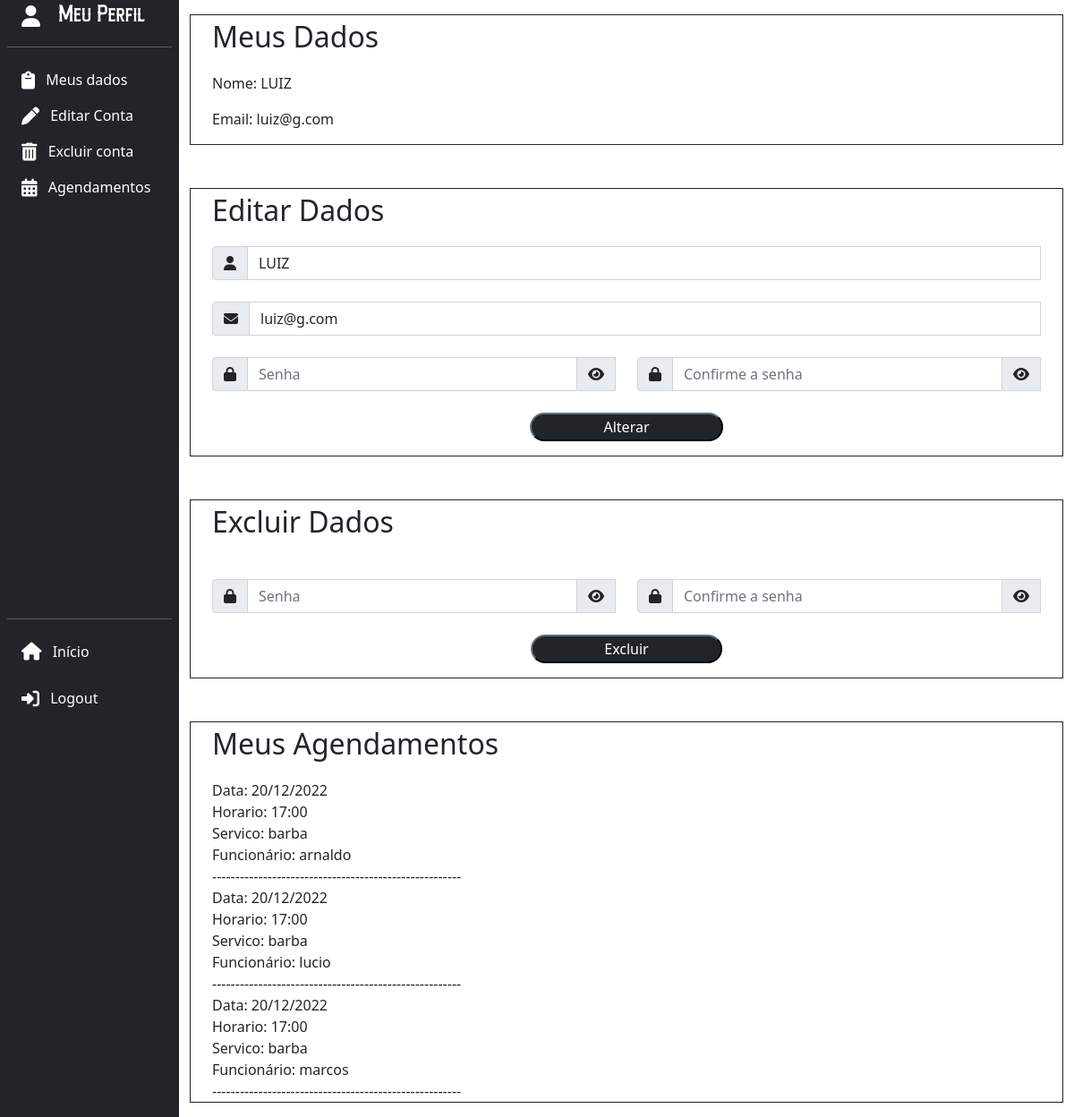
/php/perfilcliente.php (signed in), run on an earlier commit of the app's database.
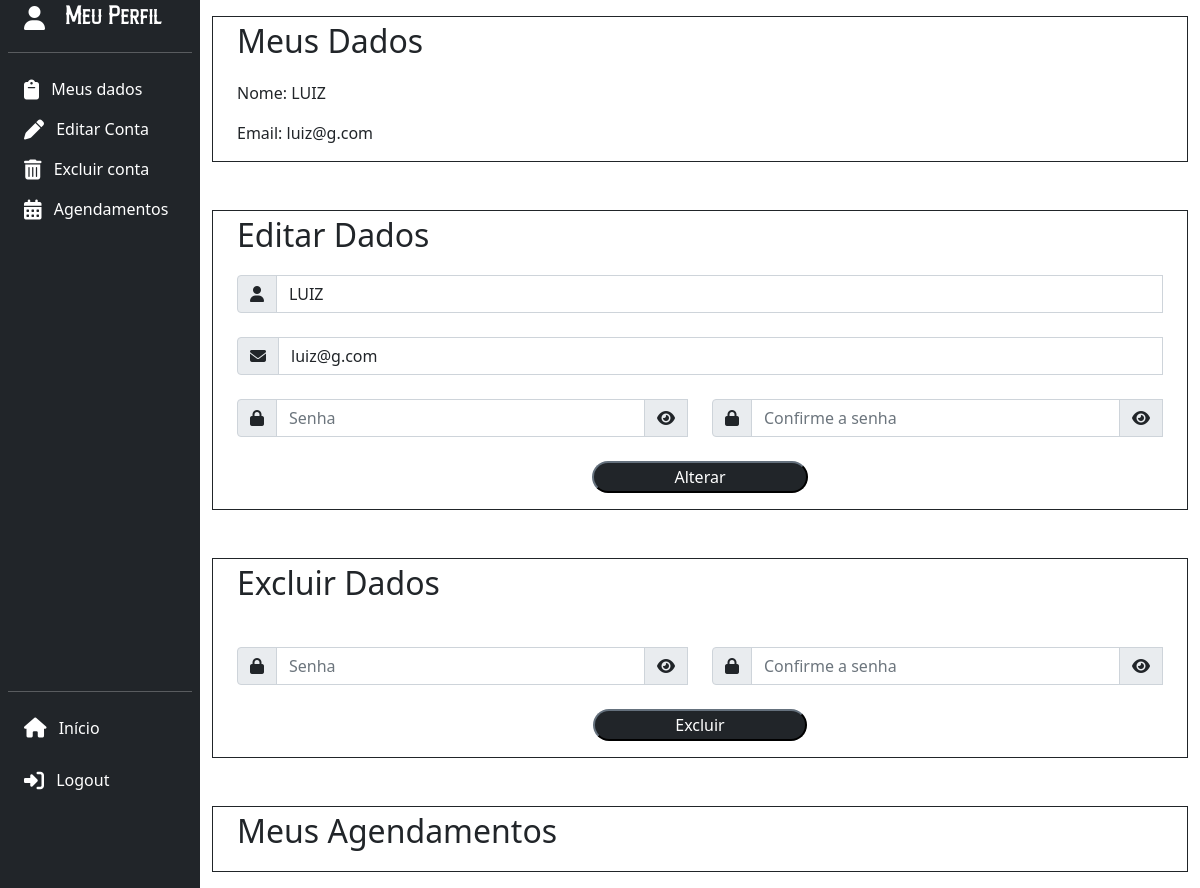
And on a later commit of the database.
### tables this page shows
CREATE TABLE cliente ( 
    id_cliente int NOT NULL AUTO_INCREMENT, 
    nome varchar(100) NOT NULL, 
    email varchar(100) NOT NULL, 
    senha varchar(255) NOT NULL, 
    primary key(id_cliente) 
);

CREATE TABLE agendamento (
    id_agendamento int NOT NULL AUTO_INCREMENT,
    id_cliente int NOT NULL,
    id_funcionario int NOT NULL,
    id_servico int NOT NULL,
    horario TIME NOT NULL,
    data_agendamento DATE NOT NULL,
    PRIMARY KEY (id_agendamento),
    FOREIGN KEY (id_funcionario) REFERENCES funcionario(id_funcionario),
    FOREIGN KEY (id_servico) REFERENCES servico(id_servico),
    FOREIGN KEY (id_cliente) REFERENCES cliente(id_cliente)
);

CREATE TABLE servico ( 
    id_servico int NOT NULL AUTO_INCREMENT, 
    nome varchar(100) NOT NULL, 
    preco int NOT NULL, 
    primary key(id_servico)
);

CREATE TABLE funcionario ( 
    id_funcionario int NOT NULL AUTO_INCREMENT, 
    nome varchar(100) NOT NULL, 
    email varchar(100) NOT NULL, 
    senha varchar(255) NOT NULL, 
    primary key(id_funcionario) 
);

### php/perfilcliente.php (the view, shortened to what this page needs)
<?php
    include "../sql/conectamysqlcdb.php";
    $id = $_SESSION['cliente'];
    $sql1 = "SELECT nome, email, senha FROM cliente WHERE id_cliente ='$id'";
    $rescliente = mysqli_query($mysqli, $sql1);
    $cliente = mysqli_fetch_array($rescliente);
?>
<html>
    <head>
        <link rel="stylesheet" type="text/css" href="../css/style.css">
        <link href="https://cdn.jsdelivr.net/npm/bootstrap@5.0.0/dist/css/bootstrap.min.css" rel="stylesheet" >
    </head>
    <body>
    <div class="container-fluid">
        <div class="row flex-nowrap">
            <div class="col-auto col-md-3 col-xl-2 px-sm-2 px-0 bg-dark">
                <div class="d-flex flex-column text-white min-vh-100 sticky-top">
                    <a href="" class="align-items-center mb-3 mb-md-0 me-md-auto text-white text-decoration-none">
                        <i class="fas fa-user fa-xl ms-3 me-3 d-none d-md-inline-block"></i>
                        <span class="fs-4 fontecdb d-none d-md-inline-block">Meu Perfil</span>
                    </a>
                    <hr class="d-none d-md-inline-block">
                    <ul class="nav nav-pills flex-column mb-auto">
                    <li class="nav-item">
                        <a href="#dados" class="nav-link text-white" aria-current="page">
                            <i class="fa-solid fa-clipboard fa-lg me-2" ></i>
                            <span class="fs-6 d-none d-md-inline-block"> Meus dados</span>
                        </a>
                    </li>
                    <li>
                        <a href="#alterardados" class="nav-link text-white">
                            <i class="fa-solid fa-pen fa-lg me-2" ></i>
                            <span class="fs-6 d-none d-md-inline-block">Editar Conta</span>
                        </a>
                    </li>
                    <li>
                        <a href="#excluirdados" class="nav-link text-white">
                            <i class="fa-solid fa-trash-can fa-lg me-2" ></i>
                            <span class="fs-6 d-none d-md-inline-block"> Excluir conta</span>
                        </a>
                    </li>
                    <li>
                        <a href="#agendamentos" class="nav-link text-white">
                            <i class="fa-solid fa-calendar-days fa-lg me-2" ></i>
                            <span class="fs-6 d-none d-md-inline-block"> Agendamentos</span>
                        </a>
                    </li>
                    </ul>
                    <hr>
                    <a href="mainpage.php" class="nav-link text-white">
                        <i class="fa-solid fa-home fa-lg me-2" ></i>
                        <span class="fs-6 d-none d-md-inline-block">Início</span>
                    </a>
                    <a href="logout.php" class="nav-link text-white">
                        <i class="fa-solid fa-right-to-bracket fa-lg mb-1 me-2 mt-4" ></i>
                        <span class="fs-6 d-none d-md-inline-block">Logout</span>
                    </a>
                    </div>
                </div>
            <div class="col py-3">
                <div class="container border border-dark" id="dados">
                    <p class="fs-2">Meus Dados</p>
                    <?php
                        echo "<p>Nome: ".$cliente["nome"]."</p>";
                        echo "<p>Email: ".$cliente["email"]."</p>";
                    ?>
                </div>
                <div class="container border border-dark mt-5" id="alterardados">
                    <p class="fs-2">Editar Dados</p>
                    <form action="editlog.php" method="POST" class="needs-validation" novalidate>
                        <div class="form-row">
                            <div class="form-group col">
                                <div class="input-group mt-2">
                                    <span class="input-group-text"><i class="fa-solid fa-user"></i></span>
                                    <input type="text" class="form-control" id="nome" name="nome" value="<?php echo$cliente['nome'];?>" required>
                                </div>
                            </div>
                            <div class="form-group col">
                                <div class="input-group mt-4">
                                    <span class="input-group-text"><i class="fas fa-envelope"></i></span>
                                    <input type="email" class="form-control" id="emailalterar" name="emailalterar" value="<?php echo$cliente['email'];?>" required>
                                </div>
                            </div>
                        </div>
                        <div class="row">
                          <div class="col-6">
                            <div class="input-group mt-4">
                                <span class="input-group-text"><i class="fas fa-lock"></i></span>
                                <input type="password" class="form-control" id="senhaalterar" name="senhaalterar" placeholder="Senha" required>
                                <span class="input-group-text" onclick="passwordedit_show_hide();">
                                <i class="fas fa-eye" id="show_eye4"></i>
                                </span>
                            </div>
                          </div>
                          <div class="col-6">
                            <div class="input-group mt-4">
                                <span class="input-group-text"><i class="fas fa-lock"></i></span>
                                <input type="password" class="form-control" id="confirmasenhaalterar" name="confirmasenhaalterar" placeholder="Confirme a senha" required>
                                <span class="input-group-text" onclick="passwordedit2_show_hide();">
                                <i class="fas fa-eye" id="show_eye5"></i>
                                </span>
                            </div>
                          </div>
                        </div>
                        <div class="text-center mt-4">
                            <button type="submit" class="botaoinput btn-dark" >Alterar</button>
                        </div>
                    </form>
                </div>
                <div class="container border border-dark mt-5" id="excluirdados">
                    <p class="fs-2">Excluir Dados</p>
                    <form action="editlog.php" method="POST" class="needs-validation" novalidate>
                            <div class="row">
                            <div class="col-6">
                                <div class="input-group mt-4">
                                    <span class="input-group-text"><i class="fas fa-lock"></i></span>
                                    <input type="password" class="form-control" id="senhaexcluir" name="senhaexcluir" placeholder="Senha" required>
                                    <span class="input-group-text" onclick="passworddelete_show_hide();">
                                    <i class="fas fa-eye" id="show_eye6"></i>
                                    </span>
                                </div>
                            </div>
                            <div class="col-6">
                                <div class="input-group mt-4">
                                    <span class="input-group-text"><i class="fas fa-lock"></i></span>
                                    <input type="password" class="form-control" id="confirmasenhaexcluir" name="confirmasenhaexcluir" placeholder="Confirme a senha" required>
                                    <span class="input-group-text" onclick="passworddelete2_show_hide()">
                                    <i class="fas fa-eye" id="olho1"></i>
                                    </span>
                                </div>
                            </div>
                            </div>
                            <div class="text-center mt-4">
                                <button type="submit" class="botaoinput btn-dark" >Excluir</button>
                            </div>
                        </form>
                    </div>
                    <div class="container border border-dark mt-5" id="agendamentos">
                        <p class="fs-2">Meus Agendamentos</p>
                        <?php
                            $sql = "SELECT * FROM agendamento WHERE id_cliente LIKE $id;";
                            $res = mysqli_query($mysqli, $sql);
                            $linhas = mysqli_num_rows($res);
                            for($i=0; $i < $linhas; $i++){
                                $agendamento = mysqli_fetch_array($res);
                                $idfun = $agendamento['id_funcionario'];
                                $idser = $agendamento['id_servico'];
                                $hora = date('H:i', strtotime($agendamento['horario']));
                                $data = date('d/m/Y', strtotime($agendamento['data_agendamento']));
                                $sql2 = "SELECT * FROM funcionario WHERE id_funcionario LIKE $idfun;";
                                $res2 = mysqli_query($mysqli, $sql2);
                                $array = mysqli_fetch_array($res2);
                                $funcionario = $array['nome'];
                                $sql3 = "SELECT * FROM servico WHERE id_servico LIKE $idser";
                                $res3 = mysqli_query($mysqli, $sql3);
                                $array2 = mysqli_fetch_array($res3);
                                $servico = $array2['nome'];
                                echo "Data: ". $data ."<br>";
                                echo "Horario: ". $hora."<br>";
                                echo "Servico: ".$servico."<br>";
                                echo "Funcionário: ".$funcionario."<br>";
                                echo "------------------------------------------------------<br>";
                            }
                        ?>
                    </div>
                </div>
            </div>
        </div>
    </body>
</html>

### css/style.css (style rules this page uses)
.fontecdb { font-family: 'logofont'; }
body { font-size: 100%; }
.botaoinput { border-radius: 70px; padding: 2px 80px; }

What changed in the data, as far as the page shows it:
removed agendamento: data_agendamento "20/12/2022", horario "17:00", id_servico.nome "barba", id_funcionario.nome "arnaldo"
removed agendamento: data_agendamento "20/12/2022", horario "17:00", id_servico.nome "barba", id_funcionario.nome "lucio"
removed agendamento: data_agendamento "20/12/2022", horario "17:00", id_servico.nome "barba", id_funcionario.nome "marcos"
